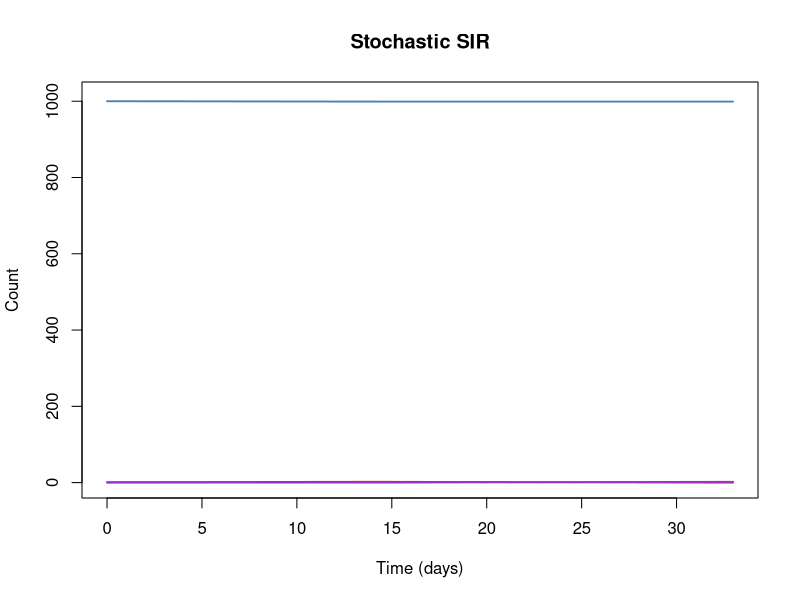

Reproduce this figure in R.
################################################################################
#      _____ ________        ____ 
#     / ___//  _/ __ \      / __ \
#     \__ \ / // /_/ /_____/ /_/ /
#    ___/ // // _, _/_____/ _, _/ 
#   /____/___/_/ |_|     /_/ |_|  
# 
#   The stochastic SIR model example in R
#   Sean Wu (slwu89@berkeley.edu)
#   May 2019
# 
################################################################################

rm(list=ls());gc()

# initial marking of net
T <- c("inf","rec")
P <- c("S","I","R")

Pre <- matrix(data = c(
  1,1,0,
  0,1,0
),nrow = length(T),ncol = length(P),byrow = TRUE,
dimnames = list(T,P))

Post <- matrix(data = c(
  0,2,0,
  0,0,1
),nrow = length(T),ncol = length(P),byrow = TRUE,
dimnames = list(T,P))

A <- Post - Pre
S <- t(A)

# function to return vector of hazards
hazard <- function(t,state,pars,...){
  
  with(pars,{
    # browser()
    h <- rep(0,length(T))
    h <- setNames(h,T)
    
    enabled <- Pre %*% state
    
    # infection dynamics
    if(enabled["inf",] > 0){
      beta <- R0*gamma
      h["inf"] <- state["S"]*state["I"]*beta
    }
    
    if(enabled["rec",] > 0){
      h["rec"] <- state["I"]*gamma
    }
    
    # if(enabled["wane",] > 0){
    #   h["wane"] <- state["R"]*delta
    # }
    
    return(h)  
  })
  
}

# Gillespie simulator for a SPN
gillespie <- function(M0,tmax,pars,haz,info=100,prealloc=1e4){
  
  time <- 0
  M <- M0
  u <- nrow(S)
  v <- ncol(S)
  
  out <- matrix(data = NaN,nrow = prealloc,ncol = u+1,dimnames = list(NULL,c("time",P)))
  i <- 1
  out[i,] <- c(time,M)
  
  while(time < tmax){
    
    # evaluate hazard function
    h <- haz(time,M,pars)
    
    # if all events have probability 0, break the loop
    if(sum(h) <= .Machine$double.eps){
      cat(" --- all events have probability 0, breaking from simulation at time: ",round(time,3)," --- \n")
      break
    }
    
    # Gillespie's direct method: P(what | when) * P(when)
    time <- time + rexp(n = 1,rate = sum(h))
    j <- sample.int(n = v,size = 1,prob = h)
    
    # update marking and output
    M <- M + S[,j]
    i <- i + 1
    if(i > nrow(out)){
      out <- rbind(out,matrix(data = NaN,nrow = prealloc,ncol = u+1,dimnames = list(NULL,c("time",P))))
    }
    out[i,] <- c(time,M)
    
    if(i%%info==0){
      cat(" --- simulation at time: ",round(time,3)," --- \n")
    }
  }
  
  # dont return rows that are just for memory pre-allocation
  return(
    out[!is.nan(rowSums(out)),]
  )
}

# run the stochastic epidemic model
M0 <- setNames(c(1e3,1,0),P)

theta <- list("R0"=0.005,"gamma"=1/50,"delta"=1/365)
pars <- list(Pre=Pre,Post=Post,S=S,T=T,P=P)
pars <- c(pars,theta)

SIR <- gillespie(M0 = M0,tmax = 250,pars = pars,haz = hazard,info = 100)

# plot trajectory
ymax <- max(SIR[,2:ncol(SIR)]) + 10
SIRcolor <-   c(S="steelblue",I="firebrick3",R="darkorchid3")
plot(x = SIR[,"time"],y = SIR[,"S"],type = "l",col = SIRcolor["S"],lwd = 1.85,
     ylim = c(0,ymax),xlab = "Time (days)",ylab = "Count",main = "Stochastic SIR")
lines(x = SIR[,"time"],y = SIR[,"I"],col = SIRcolor["I"],lwd = 1.85)
lines(x = SIR[,"time"],y = SIR[,"R"],col = SIRcolor["R"],lwd = 1.85)

# just plot the infecteds
# plot(x = SIR[,"time"],y = SIR[,"I"],type = "l",col = SIRcolor["I"],lwd = 1.5,
#      xlab = "Time (days)",ylab = "Infecteds")